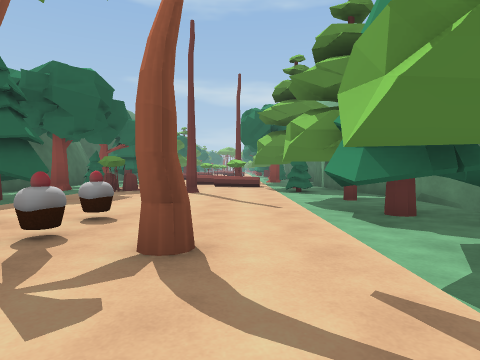
view 1 (above)

16 first-person views from a walk through a scene from a Unity 3-D project. The camera is 1.2 m above the floor, tilts 2° down and sees 75° across. The floor is counted in squares, 2 m on a side. Each view is taken from the middle of a square. On the plan, view 1 faces up. The plan holds only what a view shows up to about 9 squares ahead; the rest is blank. The place goes on beyond the plan. The player character is not drawn. Some animated figures are not drawn.

view 2
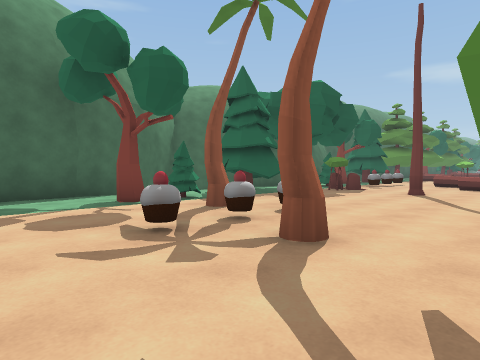

view 3
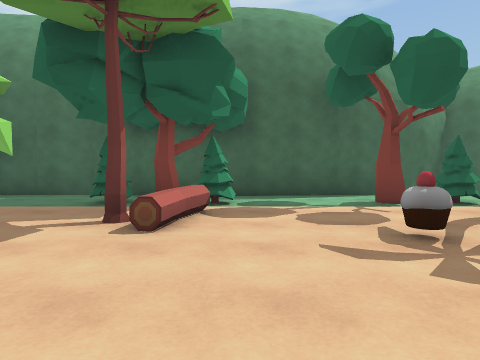

view 4
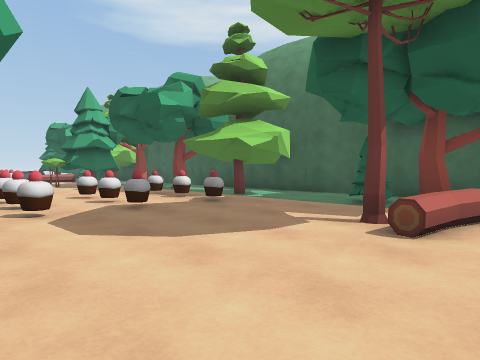

view 5
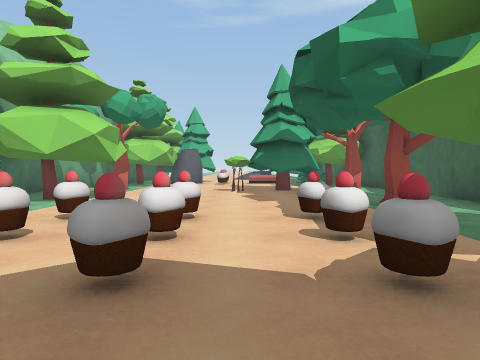

view 6
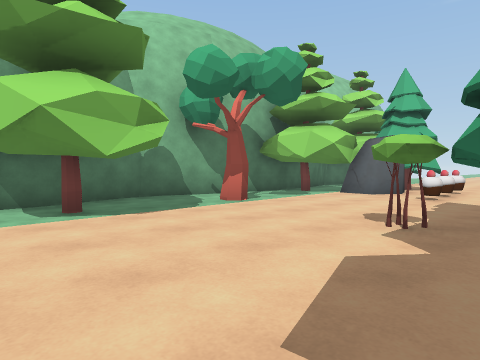

view 7
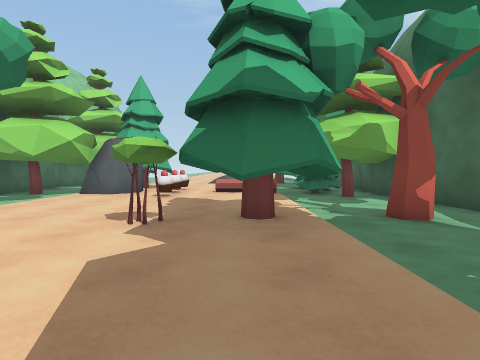

view 8
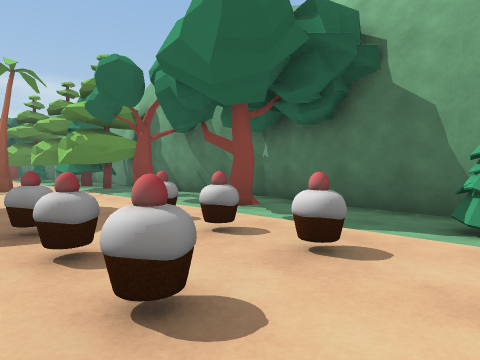

view 9
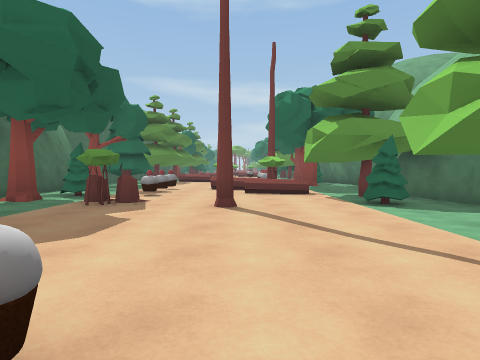

view 10
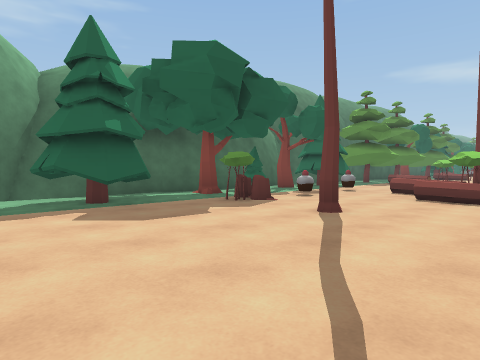

view 11
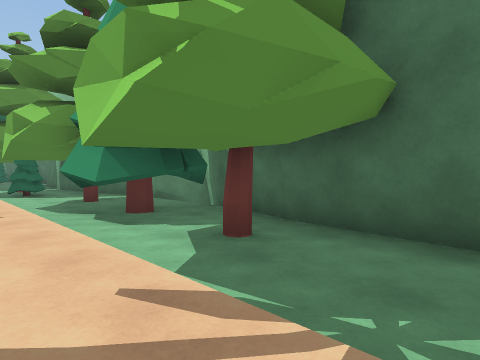

view 12
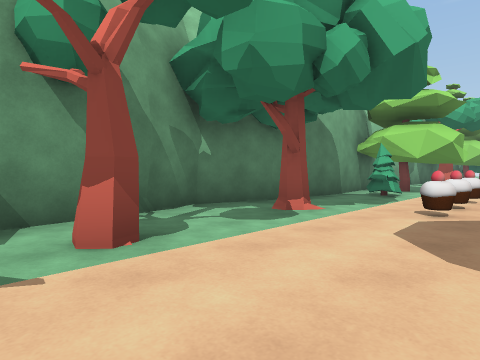

view 13
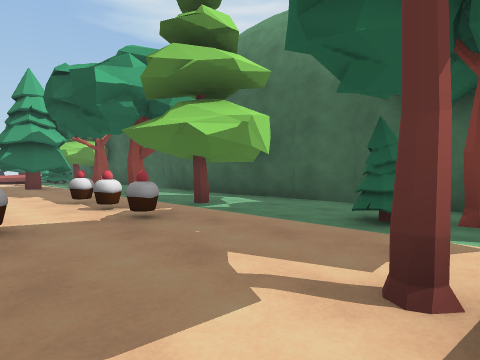

view 14
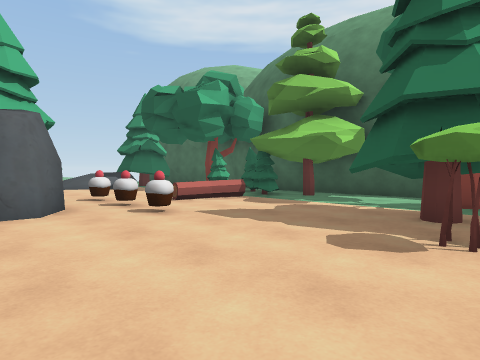

view 15
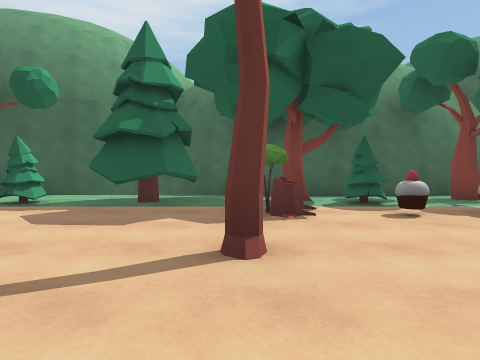

view 16
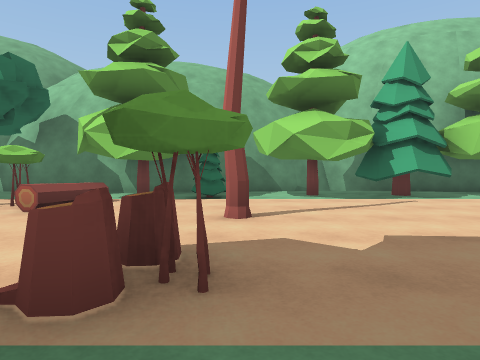

### Floor plan
Key: @ floor where view 1 was taken; # wall or solid block; . floor; T tree; B bush; C cake; P palm tree; R rock; O other object.
Columns run from 8 left of view 1 to 4 right of it. Each row starts with its distance up from view 1.
 11  #...C..OB.#
 10  #.T.C...#T#
  9  #.TO.....T##
  8  #...OBT....#
  7  #.T.......##
  6 ##TTT....#T #
  5 ##........TT#
  4  #.T..C...TT#
  3  #.T.PC.....#
  2  #....CP.#T##
  1  #.........#
  0  #......@..#
 -1  #.T.TO...T#
 -2  #.T.......##
 -3  #..........#
 -4  #........T.#
 -5  #..#C.CC..##
 -6  ##T.C.CC..#
 -7  #...C.CC..#
 -8  #........T#
 -9  #.T.....T##
-10  #.......####
-11  #...TB.....#
-12  #.TTT....T.#
-13  #...T.....##
-14  #.........#
-15  ##T...C...#
-16  #.#OO.CR#T#

Where each view was taken, in squares from view 1:
view 1: 0 up, 0 right, facing up
view 2: 0 up, 1 right, facing up-left
view 3: 0 up, 1 right, facing left
view 4: 0 up, 1 right, facing down-left
view 5: 3 down, 2 left, facing down
view 6: 8 down, 3 left, facing down-right
view 7: 8 down, 3 left, facing down
view 8: 8 down, 2 left, facing up-right
view 9: 3 up, 1 left, facing up
view 10: 4 up, 1 right, facing up-left
view 11: 0 up, 0 right, facing up-right
view 12: 0 up, 1 left, facing down-right
view 13: 1 down, 1 left, facing down-left
view 14: 11 down, 1 right, facing down-left
view 15: 8 up, 1 right, facing left
view 16: 8 up, 5 left, facing right
